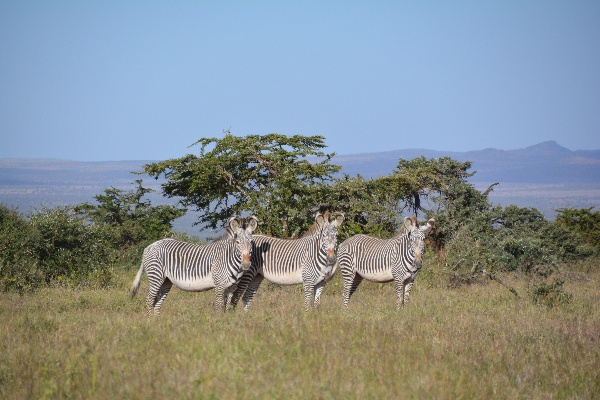
#> input picture lec07/grevys.jpg, 600 x 400 px
$ python sol.py grevys.jpg out.png 5 1.0 1.0
#> lines starting #> are read from the running program, lines starting #| are printed output that depends on the picture; after the words box and inside, x2 and y2 are one past the last pixel; in counts of white or black regions, pixels touching at a corner belong together

import sys

import numpy as np
import cv2
from PIL import Image


if __name__ == "__main__":
    if len(sys.argv) != 6:
        print("Usage: %s in_image out_image sigma g0 g1" % sys.argv[0])
        sys.exit(0)

    im = cv2.imread(sys.argv[1], cv2.IMREAD_GRAYSCALE)
#> im: shape (400, 600); min 12, max 247, mean 140.2
    if im is None:
        print("Could not read image %s" % sys.argv[1])
        sys.exit(0)
    out_name = sys.argv[2]
    sigma = int(sys.argv[3])
    g0 = float(sys.argv[4])
    g1 = float(sys.argv[5])


    # image smoothing
    ksize = (4 * sigma + 1, 4 * sigma + 1)
    im_s = cv2.GaussianBlur(im.astype(np.float32), ksize, sigma)
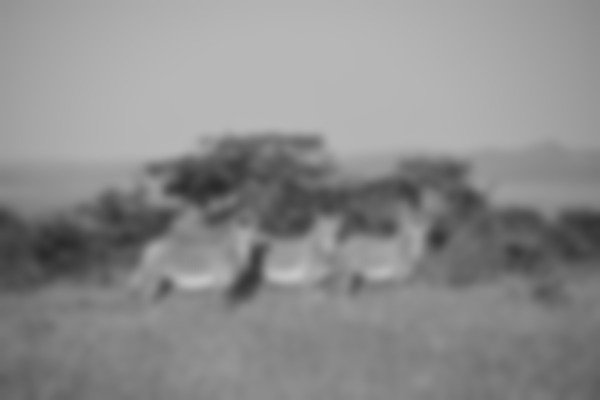
#> im_s: shape (400, 600) float32; min 41.78, max 198.7, mean 140.3

    kx, ky = cv2.getDerivKernels(1, 1, 3)
    kx = np.transpose(kx / 2)
    ky = ky / 2
    # print('Here are the derivative kernels')
    # print(kx)
    # print(ky)


    im_dx = cv2.filter2D(im_s, -1, kx)
    im_dy = cv2.filter2D(im_s, -1, ky)
    im_gm = np.sqrt(im_dx ** 2 + im_dy ** 2)  # gradient magnitude


    # normalize by gradient magnitude
    im_gm = im_gm + 0.00001
    im_dx = im_dx / im_gm
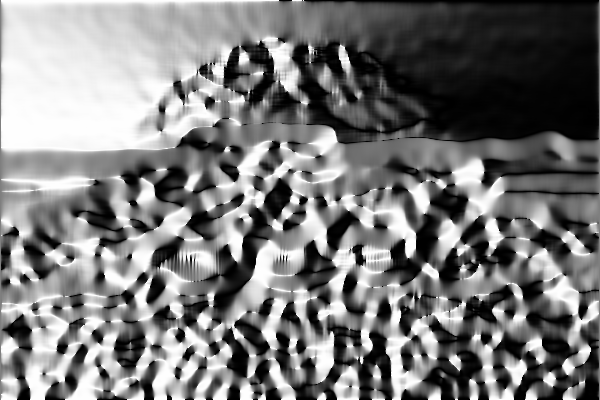
#> im_dx: shape (400, 600) float32; min -1, max 1, mean -0.036; drawn with min black and max white
    im_dy = im_dy / im_gm
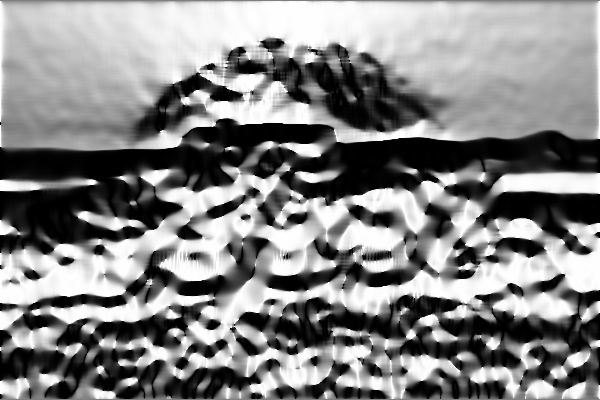
#> im_dy: shape (400, 600) float32; min -1, max 1, mean 0.0455; drawn with min black and max white
    '''
    im_dx = np.nan_to_num(im_dx)
    im_dy = np.nan_to_num(im_dy)
    im_dx[im_dx == 0] = 0.00001
    im_dy[im_dy == 0] = 0.00001
    '''


    # map -1 to 0, 1 to 255
    im_dx = np.round((im_dx + 1) * (255 / 2))
    im_dy = np.round((im_dy + 1) * (255 / 2))


    # thresholding
    im_gm[im_gm < g0] = 0
    im_gm[im_gm > g1] = g1
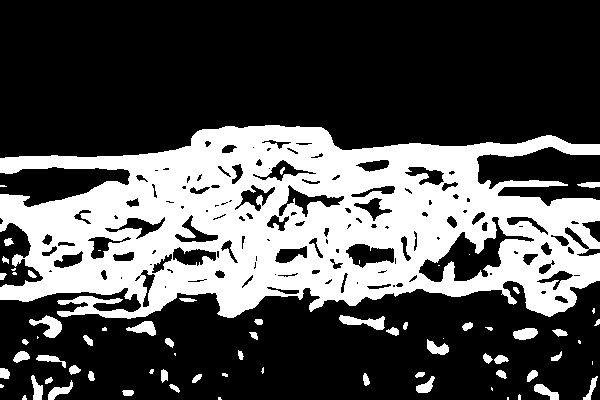
#> im_gm: shape (400, 600) float32; values 0 (black) and 1 (white), 31.9% white; 71 white regions (23 under 20 px), largest, box (x1, y1, x2, y2) and area: (0, 125, 600, 319) 71877, (29, 315, 62, 338) 352, (339, 315, 385, 330) 352
    im_gm = np.round(im_gm * (255 / g1))


    # whetr gradient is g0 or less
    for (x, y), val in np.ndenumerate(im_gm):
        if val <= g0:
            im_dx[x, y] = 0
            im_dy[x, y] = 0
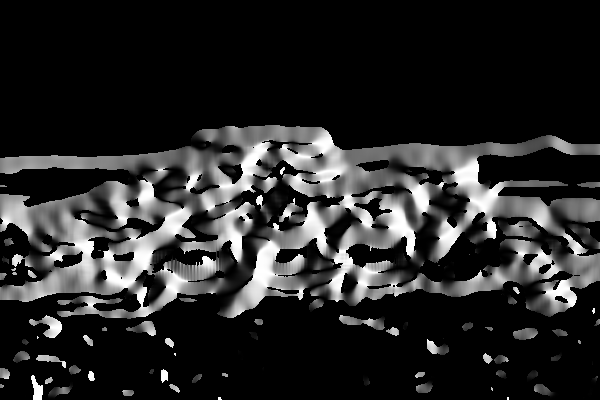
#> im_dx: shape (400, 600) float32; min 0, max 255, mean 40.5
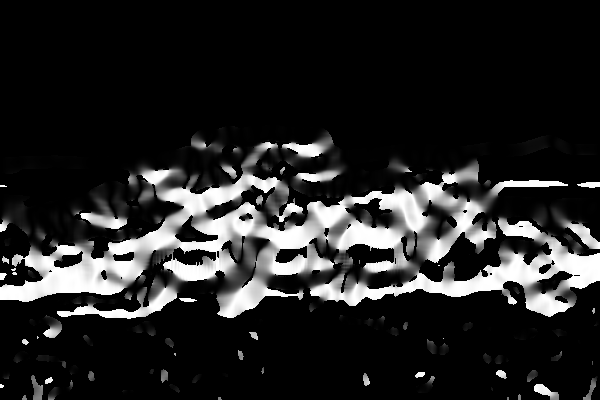
#> im_dy: shape (400, 600) float32; min 0, max 255, mean 36.8


    image = np.dstack((im_gm, im_dx, im_dy))
    cv2.imwrite(out_name, cv2.cvtColor(image, cv2.COLOR_Lab2BGR))
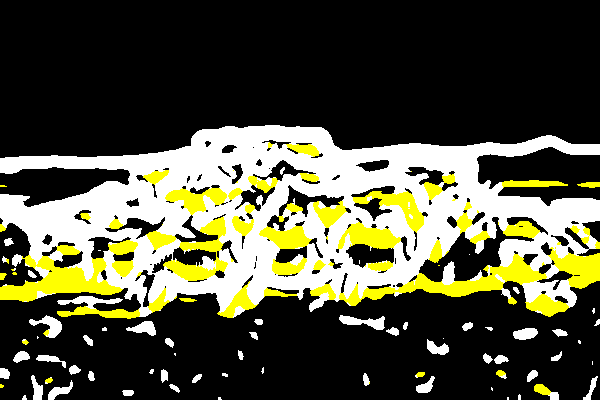
#> saved as out.png: shape (400, 600, 3); mean B, G, R 0.237, 0.319, 0.319; drawn with 1 as white

    '''
    I'm not really sure where I got this wrong,
    but somehow I'm getting only a dark image...
    '''

    sys.exit()
#> (the program exits here)
